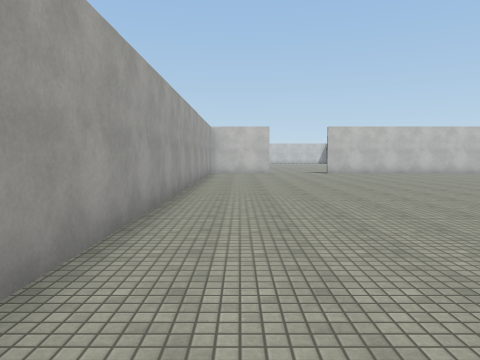
View 1 (above)

24 first-person views from a walk through a scene from a Unity 3-D project. The camera is 1.5 m above the floor, tilts 4° down and sees 70° across. The floor is counted in squares, 2 m on a side. Each view is taken from the middle of a square. On the plan, view 1 faces up. The plan holds only what a view shows up to about 11 squares ahead; the rest is blank. The place goes on beyond the plan. Surface patterns are stand-ins for the level's own textures.

View 2
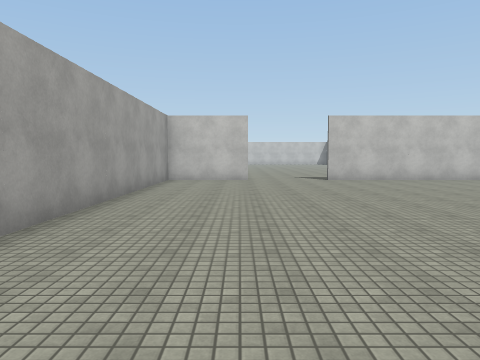

View 3
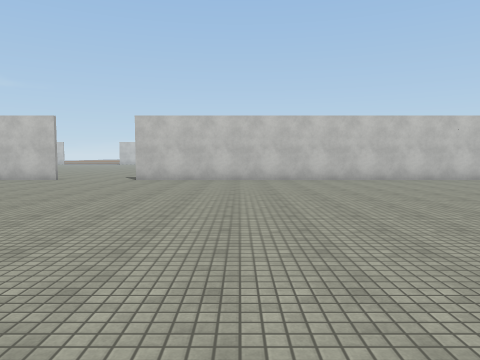

View 4
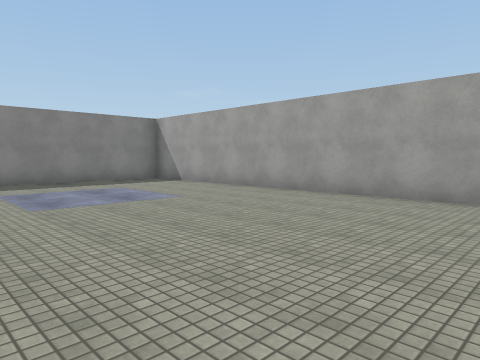

View 5
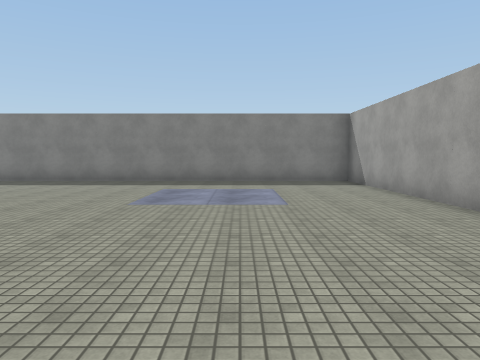

View 6
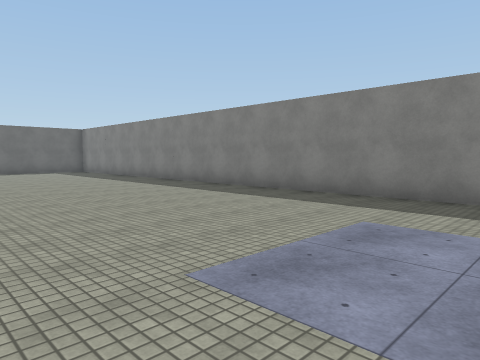

View 7
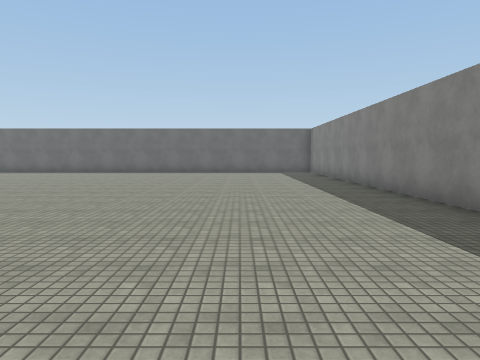

View 8
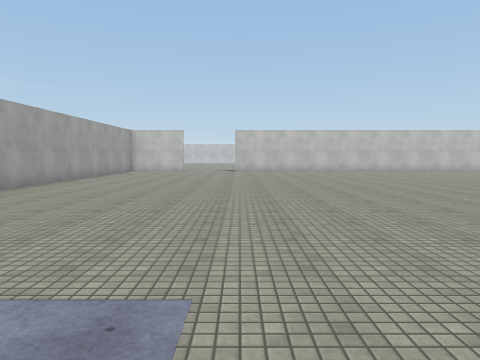

View 9
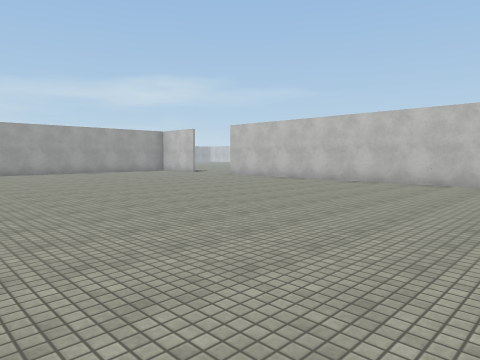

View 10
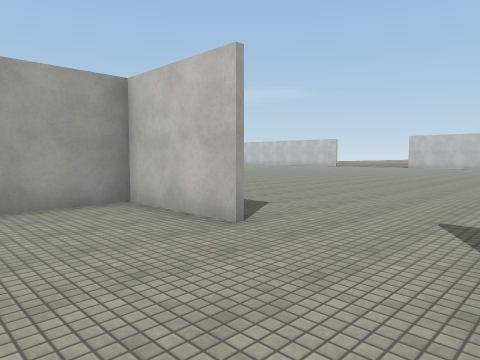

View 11
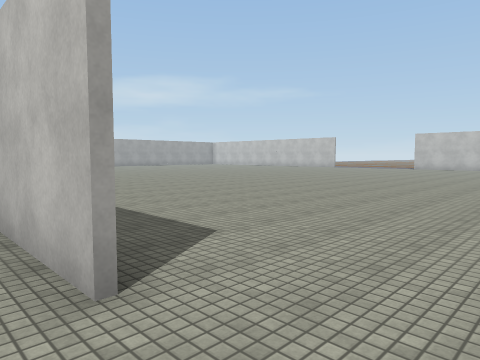

View 12
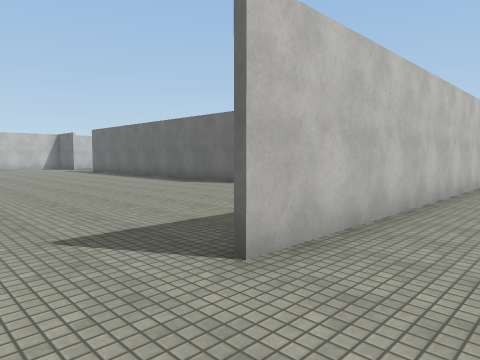

View 13
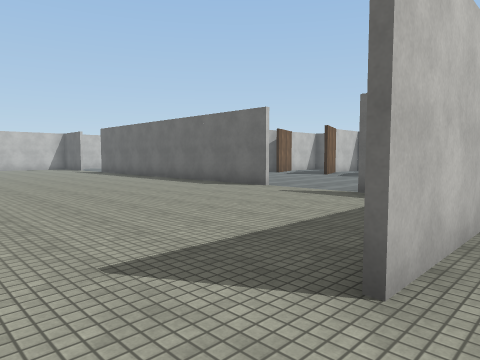

View 14
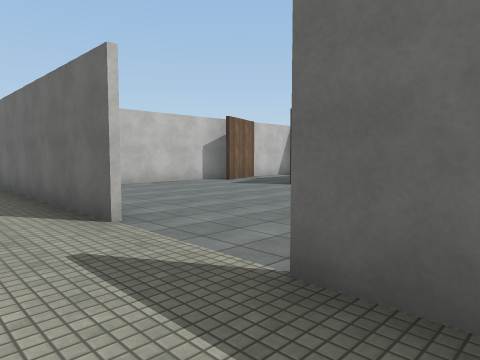

View 15
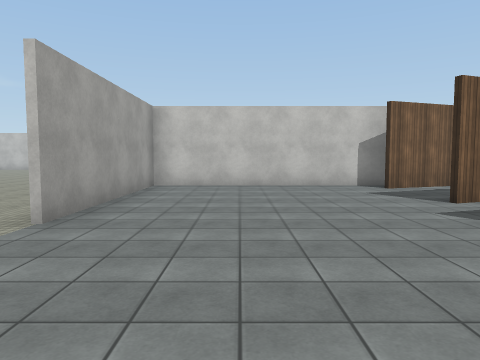

View 16
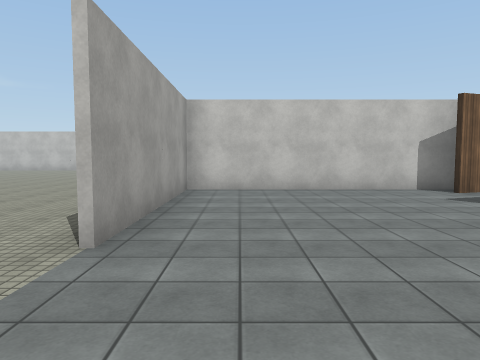

View 17
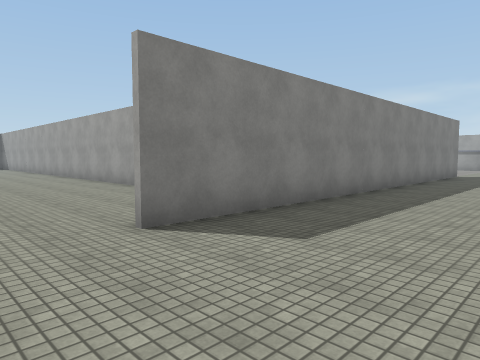

View 18
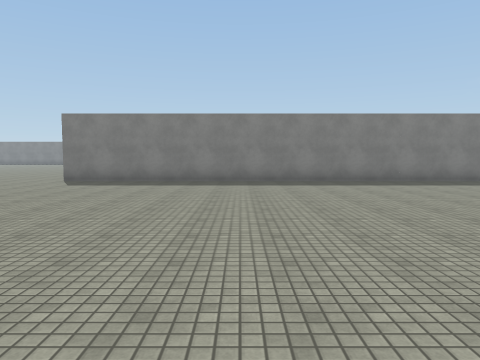

View 19
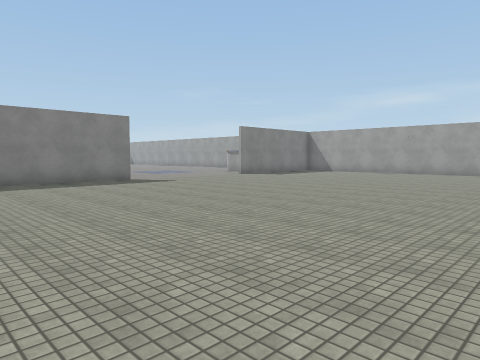

View 20
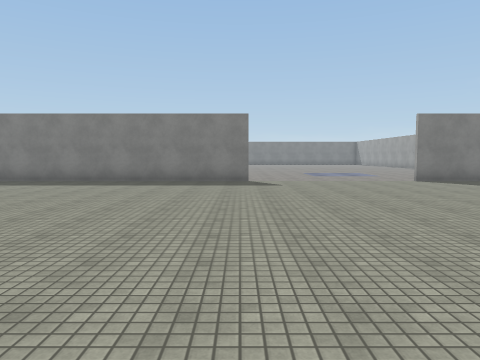

View 21
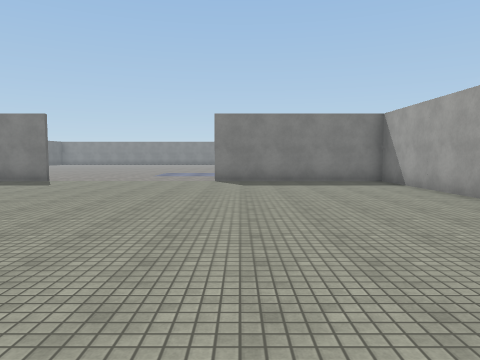

View 22
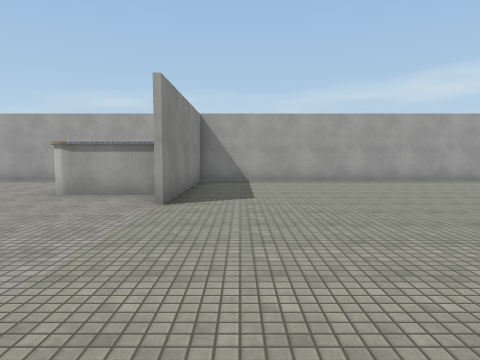

View 23
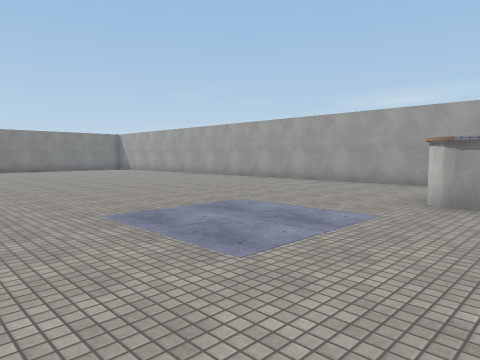

View 24
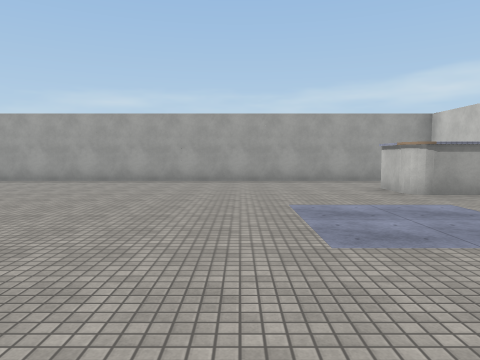

### Floor plan
Points are (right, up) in squares from view 1. A wall is a line through its corners. A room is listed if a view was taken in it or the views show most of it. See-through windows are left out.
Room 1 (views 1, 2, 3, 4, 5, 6, 7, 8, 9, 10, 11, 12, 13)
walls: (1.4, 14.7) (-1.2, 14.7) (-1.2, -5.2) (14, -5.2); (14.5, 14.7) (3.8, 14.7)
ways out: opening at (2.5, 15) to room 2
Room 2 (views 14, 17, 18, 19, 20, 21, 22, 23, 24)
walls: (-11.4, 14.8) (1.2, 14.8); (-17.6, 14.4) (-17.6, 13.4); (-21.2, 13.2) (-21.2, 1.8); (-21.2, 23.2) (-21.2, 14.8) (-16.2, 14.8); (8.7, 16.2) (8.7, 17.2); (8.7, 19.6) (8.7, 25.5)
ways out: opening at (2.5, 15) to room 1; opening at (9, 18.5) to room 3
objects: other object (-18, 12); other object (-18, 13)
Room 3 (views 15, 16)
walls: (14.5, 24.7) (8.8, 24.7) (8.8, 19.8)
ways out: opening at (9, 18.5) to room 2

Where each view was taken, in squares from view 1:
view 1: 0 up, 0 right, facing up
view 2: 4 up, 1 right, facing up
view 3: 4 up, 7 right, facing up
view 4: 5 up, 5 right, facing down-left
view 5: 5 up, 2 right, facing down
view 6: 1 up, 2 right, facing down-right
view 7: 2 down, 3 right, facing right
view 8: 2 down, 4 right, facing up
view 9: 5 up, 14 right, facing up-left
view 10: 12 up, 4 right, facing up-left
view 11: 14 up, 3 right, facing up-left
view 12: 13 up, 2 right, facing up-right
view 13: 14 up, 2 right, facing up-right
view 14: 16 up, 7 right, facing up-right
view 15: 16 up, 11 right, facing up
view 16: 17 up, 10 right, facing up
view 17: 18 up, 3 right, facing down-left
view 18: 25 up, 4 left, facing down
view 19: 25 up, 6 left, facing down-left
view 20: 25 up, 11 left, facing down
view 21: 25 up, 17 left, facing down
view 22: 16 up, 11 left, facing left
view 23: 14 up, 12 left, facing down-left
view 24: 9 up, 11 left, facing left
